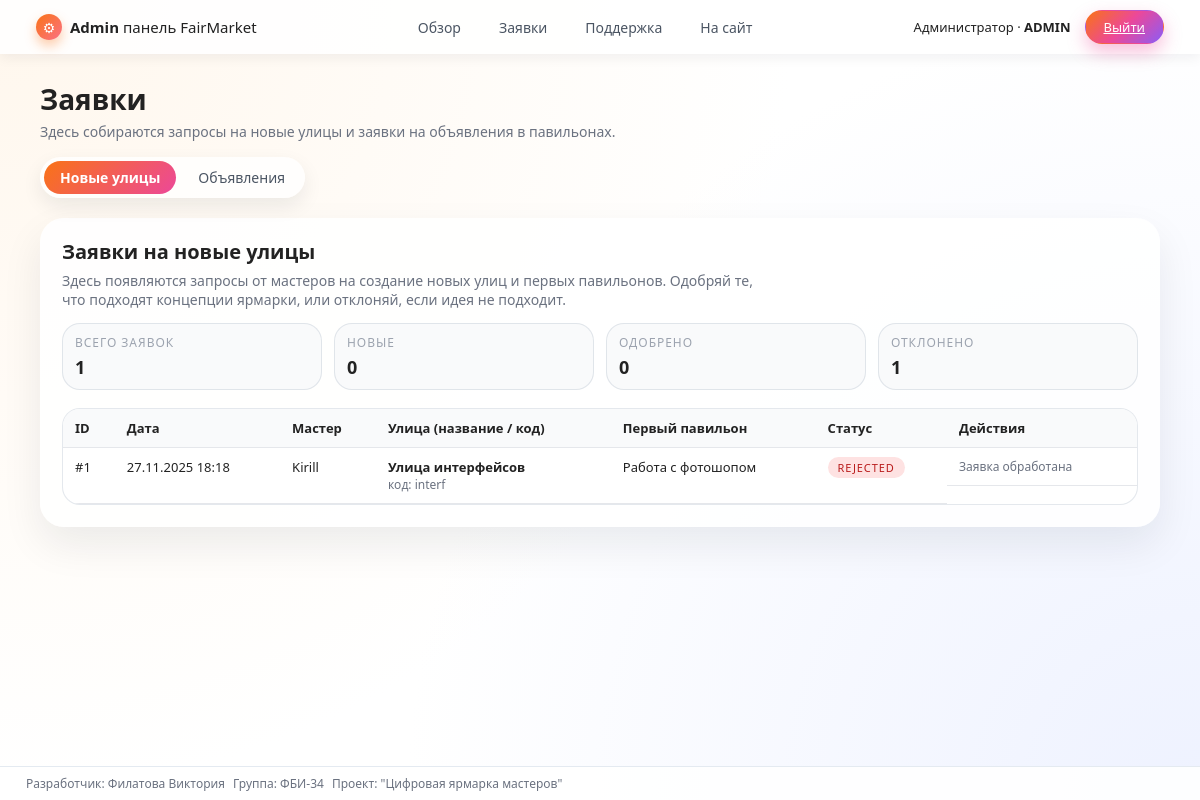
Screenshot of /admin/requests (signed in) with the database file from the repository.
### app.py (models this page shows)
class StreetRequest(db.Model):
    __tablename__ = "street_requests"
    id = db.Column(db.Integer, primary_key=True)
    user_id = db.Column(db.Integer, db.ForeignKey("users.id"), nullable=False)
    user = db.relationship("User", backref="street_requests")
    street_name = db.Column(db.String(120), nullable=False)
    street_code = db.Column(db.String(50), nullable=False)
    pavilion_title = db.Column(db.String(150), nullable=False)
    pavilion_desc = db.Column(db.Text, nullable=True)
    status = db.Column(db.String(20), nullable=False, default="pending")
    created_at = db.Column(db.DateTime, default=datetime.utcnow)
    street_id = db.Column(db.Integer, db.ForeignKey("streets.id"), nullable=True)

class User(db.Model):
    __tablename__ = "users"
    id = db.Column(db.Integer, primary_key=True)
    username = db.Column(db.String(120), nullable=False)
    email = db.Column(db.String(120), unique=True, nullable=False)
    password = db.Column(db.String(200), nullable=False)  # тут хеш
    role = db.Column(db.String(20), nullable=False, default="user")  # user/master/admin

### app.py (the view)
@app.route("/admin/requests")
@admin_required
def admin_requests():
    fio, group = get_student_info()
    requests_list = StreetRequest.query.order_by(
        StreetRequest.created_at.desc()
    ).all()
    stats = {
        "total": len(requests_list),
        "pending": sum(1 for r in requests_list if r.status == "pending"),
        "approved": sum(1 for r in requests_list if r.status == "approved"),
        "rejected": sum(1 for r in requests_list if r.status == "rejected"),
    }
    return render_template(
        "admin_requests.html",
        fio=fio,
        group=group,
        requests=requests_list,
        stats=stats,
    )

### app.py (called while the page is built, shortened)
def get_student_info():
    return "Филатова Виктория", "ФБИ-34"

def recalc_unread_total():
    if "user_id" not in session:
        session["unread_total"] = 0
        return
    user_id = session["user_id"]
    role = session.get("user_role")
    unread_total = AdMessage.query.filter_by(
        receiver_id=user_id,
        is_read=False,
    ).count()
    session["unread_total"] = unread_total

def recalc_support_badge():
    if "user_id" not in session:
        session["support_unread"] = 0
        session["admin_support_new"] = 0
        return
    role = session.get("user_role")
    if role == "admin":
        session["support_unread"] = 0
        session["admin_support_new"] = SupportMessage.query.filter_by(
            status="new"
        ).count()
        return

def recalc_admin_counters():
    if session.get("user_role") != "admin":
        session["admin_requests"] = 0
        session["admin_support_new"] = 0
        return
    pending_ads = AdRequest.query.filter_by(status="pending").count()
    pending_pav = PavilionRequest.query.filter_by(status="pending").count()
    pending_streets = StreetRequest.query.filter_by(status="pending").count()
    session["admin_requests"] = pending_ads + pending_pav + pending_streets
    session["admin_support_new"] = SupportMessage.query.filter_by(
        status="new"
    ).count()

@app.before_request
def auto_update_unread():
    if "user_id" in session:
        recalc_unread_total()
        recalc_support_badge()
        recalc_admin_counters()
    else:
        session["unread_total"] = 0
        session["support_unread"] = 0
        session["admin_support_new"] = 0
        session["admin_requests"] = 0

def admin_required(view_func):
    @wraps(view_func)
    def wrapped(*args, **kwargs):
        if session.get("user_role") != "admin":
            flash("Доступ только для администратора.", "error")
            return redirect(url_for("index"))
        return view_func(*args, **kwargs)
    return wrapped

### templates/admin_requests.html (shortened to what this page needs)
{% extends "admin_base.html" %}
{% block content %}
<div class="admin-page-header">
    <h1 class="admin-page-title">Заявки</h1>
    <p class="admin-page-subtitle">
        Здесь собираются запросы на новые улицы и заявки на объявления в павильонах.
    </p>
</div>
<div class="admin-tabs">
    <a href="{{ url_for('admin_requests') }}" class="admin-tab admin-tab-active">
        Новые улицы
    </a>
    <a href="{{ url_for('admin_ad_requests') }}" class="admin-tab">
        Объявления
    </a>
</div>
<section class="admin-section">
    <h2 class="admin-section-title">Заявки на новые улицы</h2>
    <p class="admin-section-text">
        Здесь появляются запросы от мастеров на создание новых улиц и первых павильонов.
        Одобряй те, что подходят концепции ярмарки, или отклоняй, если идея не подходит.
    </p>
    <div class="admin-stat-grid">
        <div class="admin-stat-card">
            <div class="admin-stat-label">Всего заявок</div>
            <div class="admin-stat-value">{{ stats.total }}</div>
        </div>
        <div class="admin-stat-card">
            <div class="admin-stat-label">Новые</div>
            <div class="admin-stat-value">{{ stats.pending }}</div>
        </div>
        <div class="admin-stat-card">
            <div class="admin-stat-label">Одобрено</div>
            <div class="admin-stat-value">{{ stats.approved }}</div>
        </div>
        <div class="admin-stat-card">
            <div class="admin-stat-label">Отклонено</div>
            <div class="admin-stat-value">{{ stats.rejected }}</div>
        </div>
    </div>
    {% if requests %}
    <div class="admin-table-wrapper">
        <table class="admin-table">
            <thead>
            <tr>
                <th>ID</th>
                <th>Дата</th>
                <th>Мастер</th>
                <th>Улица (название / код)</th>
                <th>Первый павильон</th>
                <th>Статус</th>
                <th class="admin-table-actions-col">Действия</th>
            </tr>
            </thead>
            <tbody>
            {% for req in requests %}
                <tr>
                    <td>#{{ req.id }}</td>
                    <td>
                        {{ req.created_at.strftime("%d.%m.%Y %H:%M") if req.created_at }}
                    </td>
                    <td>{{ req.user.username }}</td>
                    <td>
                        <div class="admin-table-main">{{ req.street_name }}</div>
                        <div class="admin-table-sub">код: {{ req.street_code }}</div>
                    </td>
                    <td>{{ req.pavilion_title }}</td>
                    <td>
                        {% if req.status == "pending" %}
                            <span class="admin-status admin-status-pending">pending</span>
                        {% elif req.status == "approved" %}
                            <span class="admin-status admin-status-approved">approved</span>
                        {% elif req.status == "rejected" %}
                            <span class="admin-status admin-status-rejected">rejected</span>
                        {% endif %}
                    </td>
                    <td class="admin-table-actions">
                        {% if req.status == "pending" %}
                            <form method="post"
                                  action="{{ url_for('approve_request', req_id=req.id) }}">
                                <button type="submit"
                                        class="btn btn-small btn-success">
                                    Одобрить
                                </button>
                            </form>
                            <form method="post"
                                  action="{{ url_for('reject_request', req_id=req.id) }}">
                                <button type="submit"
                                        class="btn btn-small btn-outline-danger">
                                    Отклонить
                                </button>
                            </form>
                        {% else %}
                            <span class="admin-table-sub">Заявка обработана</span>
                        {% endif %}
                    </td>
                </tr>
            {% endfor %}
            </tbody>
        </table>
    </div>
    {% else %}
        <div class="admin-empty">
            <h3>Заявок пока нет.</h3>
            <p>Как только мастера начнут просить новые улицы, они появятся здесь.</p>
        </div>
    {% endif %}
</section>
{% endblock %}

### static/style.css (style rules this page uses)
*, *::before, *::after { box-sizing: border-box; }
body { margin: 0; font-family: system-ui, -apple-system, BlinkMacSystemFont, "Segoe UI", sans-serif; background: radial-gradient(circle at top, #ffe6f3 0, #fff5d9 30%, #f3f4ff 70%, #e0f7ff 100%); color: #222; }

### templates/admin_base.html (style rules this page uses)
.admin-body { background: radial-gradient(circle at 0 0, #fff7ed 0, transparent 55%), radial-gradient(circle at 100% 100%, #eef2ff 0, transparent 55%); min-height: 100vh; display: flex; flex-direction: column; }

### templates/admin_requests.html (style rules this page uses)
.admin-page-header { margin-bottom: 16px; }
.admin-page-title { font-size: 28px; font-weight: 800; margin: 0 0 4px; }
.admin-page-subtitle { margin: 0; font-size: 14px; color: #6b7280; }
.admin-tabs { display: inline-flex; gap: 6px; padding: 4px; border-radius: 999px; background: rgba(255,255,255,0.8); box-shadow: 0 8px 20px rgba(15,23,42,0.08); margin-bottom: 20px; }
.admin-tab { padding: 7px 16px; border-radius: 999px; font-size: 14px; text-decoration: none; color: #4b5563; transition: background .2s, color .2s; }
.admin-tab-active { background: linear-gradient(135deg,#f97316,#ec4899); color: #fff; font-weight: 600; }
.admin-section { background: rgba(255,255,255,0.9); border-radius: 24px; padding: 20px 22px 22px; box-shadow: 0 18px 40px rgba(15,23,42,0.08); }
.admin-section-title { margin: 0 0 6px; font-size: 20px; font-weight: 700; }
.admin-section-text { margin: 0 0 14px; font-size: 14px; color: #6b7280; max-width: 700px; }
.admin-stat-grid { display: grid; grid-template-columns: repeat(4, minmax(0, 1fr)); gap: 12px; margin-bottom: 18px; }
.admin-stat-card { border-radius: 18px; padding: 10px 12px; background: #f9fafb; border: 1px solid rgba(148,163,184,0.25); }
.admin-stat-label { font-size: 12px; text-transform: uppercase; letter-spacing: .08em; color: #9ca3af; margin-bottom: 4px; }
.admin-stat-value { font-size: 18px; font-weight: 800; }
.admin-table-wrapper { overflow-x: auto; border-radius: 18px; border: 1px solid rgba(148,163,184,0.25); background: #fff; }
.admin-table { width: 100%; border-collapse: collapse; font-size: 13px; }
.admin-table th, .admin-table td { padding: 10px 12px; border-bottom: 1px solid #e5e7eb; text-align: left; vertical-align: top; }
.admin-table thead { background: #f9fafb; }
.admin-table-main { font-weight: 600; }
.admin-table-sub { font-size: 12px; color: #6b7280; }
.admin-table-actions-col { width: 190px; }
.admin-table-actions { display: flex; flex-direction: column; gap: 6px; }
.admin-status { padding: 3px 10px; border-radius: 999px; font-size: 11px; text-transform: uppercase; letter-spacing: .08em; }
.admin-status-rejected { background: #fee2e2; color: #b91c1c; }

### rows the page displays
StreetRequest: id "1", created_at "27.11.2025 18:18", user.username "Kirill", street_name "Улица интерфейсов", street_code "interf", pavilion_title "Работа с фотошопом", status "REJECTED"

### other values shown
{{ stats.total }} "1"
{{ stats.pending }} "0"
{{ stats.approved }} "0"
{{ stats.rejected }} "1"
{{ fio }} "Филатова Виктория"
{{ group }} "ФБИ-34"
